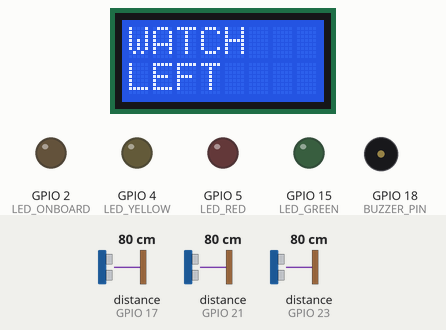
Simulated run of this sketch. Board: ESP32. Parts: 8×2 character LCD, output pins drawn as LEDs (lit = HIGH), buzzer (waves = sounding). Wiring (inferred from the names in the program): 3 × ultrasonic range finder: trigger GPIO 16, echo GPIO 17 / trigger GPIO 19, echo GPIO 21 / trigger GPIO 22, echo GPIO 23. The inputs (shaded band) are chosen by the test bench; at power-on: distance to the obstacle (sensors on GPIO 17, GPIO 21, GPIO 23) 80 cm. The echo pulse lasts 58.3 µs per cm; WiFi joins after 1.5 s; servers stay silent unless stated; uploads are accepted with an empty reply; pins used as bus, display or sensor lines are not drawn; what the sketch prints to the serial monitor is not drawn.

Above: at 2.7 s.
2.8 s: distance to the obstacle (sensor on GPIO 17) set to 23 cm
5.8 s: distance to the obstacle (sensor on GPIO 17) set to 19 cm
At 7.1 s:
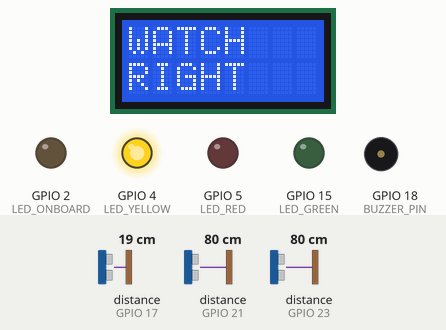
8.1 s: distance to the obstacle (sensor on GPIO 21) set to 12 cm
At 10.9 s:
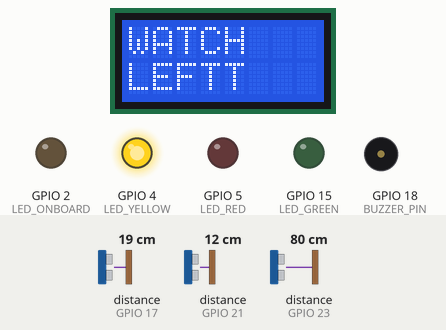
11.1 s: distance to the obstacle (sensor on GPIO 21) set to 9 cm
At 13.1 s:
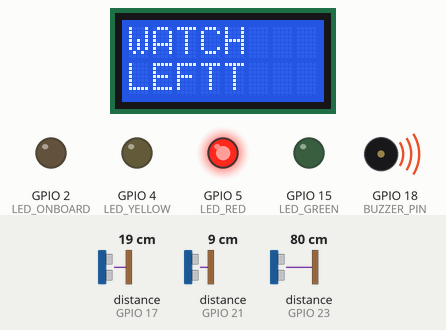
13.4 s: distance to the obstacle (sensor on GPIO 23) set to 2 cm
At 16.2 s:
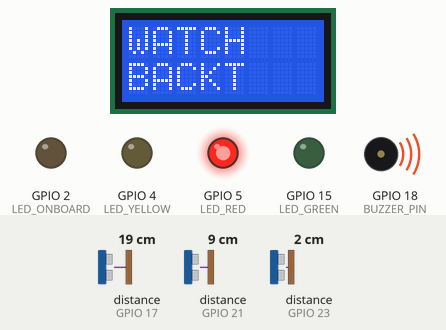
16.4 s: distance to the obstacle (sensor on GPIO 17) set to 2 cm
At 19.3 s:
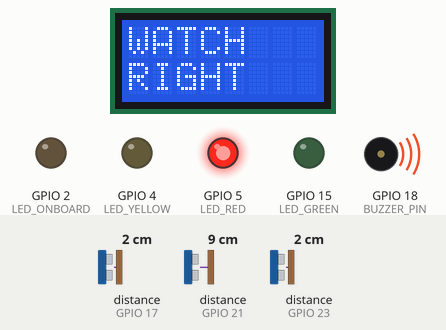
Timing chart, 0 to 20.4 s (numbered marks = the images above; inputs shaded):
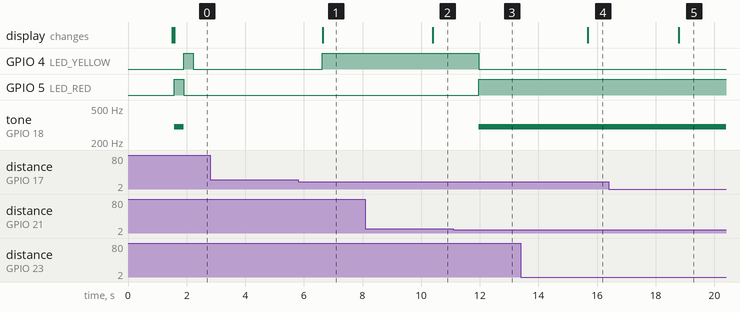

Measured:
- the behaviour switches between 21 and 20 cm on distance to the obstacle (sensor on GPIO 17) (found by bisection; images 0 and 1)
- the behaviour switches between 11 and 10 cm on distance to the obstacle (sensor on GPIO 21) (found by bisection; images 2 and 3)
- after the input at 2.8 s, every drawn part: stays the same
- after the input at 5.8 s, GPIO 4 (LED_YELLOW): LOW → HIGH after 0.83 s; the display: changes after 0.84 s (image 1)
- after the input at 8.1 s, the display: changes after 2.3 s (image 2)
- after the input at 11.1 s, GPIO 4 (LED_YELLOW): HIGH → LOW after 0.86 s; GPIO 5 (LED_RED): LOW → HIGH after 0.86 s; tone on GPIO 18 (BUZZER_PIN): silent → 300 Hz after 0.86 s
- after the input at 13.4 s, the display: changes after 2.3 s (image 4)
- after the input at 16.4 s, the display: changes after 2.4 s (image 5)

The sketch:

runner.ino
```cpp
#include <LiquidCrystal.h>
#include <Arduino.h>
#include <WiFi.h>
#include <HTTPClient.h>
#include <ArduinoJson.h>

// Network credentials
const char* ssid = "YOUR_WIFI_SSID";
const char* password = "YOUR_WIFI_PASSWORD";

// Server details
const char* serverUrl = "http://your-server:8000/api/readings/";

// Hardware definitions
#define LED_ONBOARD 2
#define LED_RED 5
#define LED_GREEN 15
#define LED_YELLOW 4

#define LEFT_US_TRIG 19
#define LEFT_US_ECHO 21

#define RIGHT_US_TRIG 16
#define RIGHT_US_ECHO 17

#define BACK_US_TRIG 22
#define BACK_US_ECHO 23

#define BUZZER_PIN 18

// Moving average setup
const int numReadings = 8;
int leftReadings[numReadings] = {0};
int rightReadings[numReadings] = {0};
int backReadings[numReadings] = {0};
int leftIndex = 0, rightIndex = 0, backIndex = 0;
int leftSum = 0, rightSum = 0, backSum = 0;
LiquidCrystal lcd(32, 33, 25, 14, 27, 26);

// Device identification
String deviceId = "SAFECYCLE_001";

void setup() {
  Serial.begin(115200);

  // Initialize WiFi
  WiFi.begin(ssid, password);
  Serial.print("Connecting to WiFi");
  while (WiFi.status() != WL_CONNECTED) {
    delay(500);
    Serial.print(".");
  }
  Serial.println("\nConnected to WiFi");
  Serial.print("IP: ");
  Serial.println(WiFi.localIP());

  // Initialize hardware
  pinMode(LED_ONBOARD, OUTPUT);
  pinMode(LED_RED, OUTPUT);
  pinMode(LED_YELLOW, OUTPUT);
  pinMode(LED_GREEN, OUTPUT);
  pinMode(BUZZER_PIN, OUTPUT);

  pinMode(LEFT_US_TRIG, OUTPUT);
  pinMode(LEFT_US_ECHO, INPUT);
  pinMode(RIGHT_US_TRIG, OUTPUT);
  pinMode(RIGHT_US_ECHO, INPUT);
  pinMode(BACK_US_TRIG, OUTPUT);
  pinMode(BACK_US_ECHO, INPUT);

  lcd.begin(8, 2);
}

void writeMsg(const char* LOCATION) {
  lcd.setCursor(0, 0);
  lcd.print("WATCH");
  lcd.setCursor(0, 1);
  lcd.print(LOCATION);
}

int readFromSensor(int ECHO_PIN, int TRIG_PIN, const char* LOCATION) {
  digitalWrite(TRIG_PIN, LOW);
  delayMicroseconds(2);
  digitalWrite(TRIG_PIN, HIGH);
  delayMicroseconds(10);
  digitalWrite(TRIG_PIN, LOW);

  long duration = pulseIn(ECHO_PIN, HIGH);
  float distance = (duration * 0.0343) / 2; // Convert to cm

  Serial.print(LOCATION);
  Serial.print(" sensor distance: ");
  Serial.print(distance);
  Serial.println(" cm");

  return distance;
}

int getMovingAverage(int newReading, int* readings, int& index, int& sum) {
  sum -= readings[index];
  readings[index] = newReading;
  sum += newReading;
  index = (index + 1) % numReadings;
  return sum / numReadings;
}

void sendDataToServer(float leftDist, float rightDist, float backDist, const char* alertLevel) {
  if (WiFi.status() == WL_CONNECTED) {
    HTTPClient http;
    http.begin(serverUrl);
    http.addHeader("Content-Type", "application/json");

    // Create JSON document
    StaticJsonDocument<200> doc;
    doc["device_id"] = deviceId;
    doc["left_distance"] = leftDist;
    doc["right_distance"] = rightDist;
    doc["back_distance"] = backDist;
    doc["alert_level"] = alertLevel;

    String jsonString;
    serializeJson(doc, jsonString);

    int httpResponseCode = http.POST(jsonString);

    if (httpResponseCode > 0) {
      Serial.print("HTTP Response code: ");
      Serial.println(httpResponseCode);
    } else {
      Serial.print("Error code: ");
      Serial.println(httpResponseCode);
    }

    http.end();
  }
}

void loop() {
  int leftDist = readFromSensor(LEFT_US_ECHO, LEFT_US_TRIG, "LEFT");
  int rightDist = readFromSensor(RIGHT_US_ECHO, RIGHT_US_TRIG, "RIGHT");
  int backDist = readFromSensor(BACK_US_ECHO, BACK_US_TRIG, "BACK");

  int avgLeft = getMovingAverage(leftDist, leftReadings, leftIndex, leftSum);
  int avgRight = getMovingAverage(rightDist, rightReadings, rightIndex, rightSum);
  int avgBack = getMovingAverage(backDist, backReadings, backIndex, backSum);

  Serial.print("Avg Left: "); Serial.println(avgLeft);
  Serial.print("Avg Right: "); Serial.println(avgRight);
  Serial.print("Avg Back: "); Serial.println(avgBack);

  digitalWrite(LED_YELLOW, LOW);
  digitalWrite(LED_RED, LOW);

  const char* alertLevel = "NONE";

  if (avgLeft <= 10 || avgRight <= 10 || avgBack <= 10) {
    digitalWrite(LED_RED, HIGH);
    tone(BUZZER_PIN, 300, 1000);
    Serial.println("<10! RED ON");
    alertLevel = "RED";
    if (avgLeft <= avgRight && avgLeft <= avgBack) {
      writeMsg("LEFT");
    } else if (avgRight <= avgLeft && avgRight <= avgBack) {
      writeMsg("RIGHT");
    } else {
      writeMsg("BACK");
    }
  } else if (avgLeft <= 20 || avgRight <= 20 || avgBack <= 20) {
    digitalWrite(LED_YELLOW, HIGH);
    noTone(BUZZER_PIN);
    Serial.println("<20! YELLOW ON");
    alertLevel = "YELLOW";
    if (avgLeft <= avgRight && avgLeft <= avgBack) {
      writeMsg("LEFT");
    } else if (avgRight <= avgLeft && avgRight <= avgBack) {
      writeMsg("RIGHT");
    } else {
      writeMsg("BACK");
    }
  } else {
    noTone(BUZZER_PIN);
    Serial.println(">20! LEDs OFF");
  }

  // Send data to server
  sendDataToServer(avgLeft, avgRight, avgBack, alertLevel);

  delay(100);  // Short delay for stability
}
```
